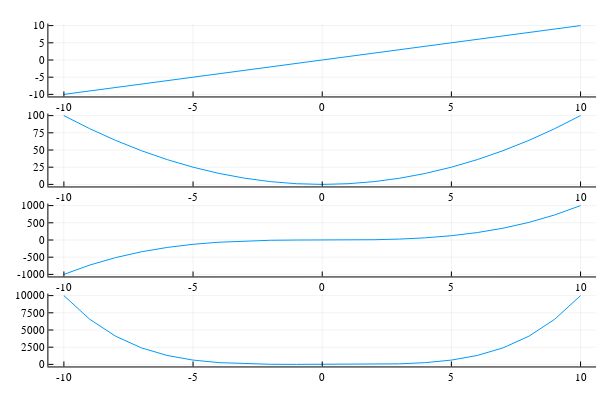

Write notebook code for a chart like this one.
### Code cell
plot(p1, p2, p3, p4, layout=(4,1), legend=false)

### Figure 1 — Plotly figure (JSON) as saved in the notebook; plotly's stock layout.template omitted (floating-point values rounded to 4 significant figures)
{"data": [{"colorbar": {"title": ""}, "legendgroup": "y1", "line": {"color": "rgba(0, 154, 250, 1.000)", "dash": "solid", "shape": "linear", "width": 1}, "mode": "lines", "name": "y1", "showlegend": true, "type": "scatter", "x": [-10, -9, -8, -7, -6, -5, -4, -3, -2, -1, 0, 1, 2, 3, 4, 5, 6, 7, 8, 9, 10], "xaxis": "x1", "y": [-10, -9, -8, -7, -6, -5, -4, -3, -2, -1, 0, 1, 2, 3, 4, 5, 6, 7, 8, 9, 10], "yaxis": "y1", "zmax": null, "zmin": null}, {"colorbar": {"title": ""}, "legendgroup": "y1", "line": {"color": "rgba(0, 154, 250, 1.000)", "dash": "solid", "shape": "linear", "width": 1}, "mode": "lines", "name": "y1", "showlegend": true, "type": "scatter", "x": [-10, -9, -8, -7, -6, -5, -4, -3, -2, -1, 0, 1, 2, 3, 4, 5, 6, 7, 8, 9, 10], "xaxis": "x2", "y": [100, 81, 64, 49, 36, 25, 16, 9, 4, 1, 0, 1, 4, 9, 16, 25, 36, 49, 64, 81, 100], "yaxis": "y2", "zmax": null, "zmin": null}, {"colorbar": {"title": ""}, "legendgroup": "y1", "line": {"color": "rgba(0, 154, 250, 1.000)", "dash": "solid", "shape": "linear", "width": 1}, "mode": "lines", "name": "y1", "showlegend": true, "type": "scatter", "x": [-10, -9, -8, -7, -6, -5, -4, -3, -2, -1, 0, 1, 2, 3, 4, 5, 6, 7, 8, 9, 10], "xaxis": "x3", "y": [-1000, -729, -512, -343, -216, -125, -64, -27, -8, -1, 0, 1, 8, 27, 64, 125, 216, 343, 512, 729, 1000], "yaxis": "y3", "zmax": null, "zmin": null}, {"colorbar": {"title": ""}, "legendgroup": "y1", "line": {"color": "rgba(0, 154, 250, 1.000)", "dash": "solid", "shape": "linear", "width": 1}, "mode": "lines", "name": "y1", "showlegend": true, "type": "scatter", "x": [-10, -9, -8, -7, -6, -5, -4, -3, -2, -1, 0, 1, 2, 3, 4, 5, 6, 7, 8, 9, 10], "xaxis": "x4", "y": [10000, 6561, 4096, 2401, 1296, 625, 256, 81, 16, 1, 0, 1, 16, 81, 256, 625, 1296, 2401, 4096, 6561, 10000], "yaxis": "y4", "zmax": null, "zmin": null}], "layout": {"annotations": [], "height": 400, "margin": {"b": 20, "l": 0, "r": 0, "t": 20}, "paper_bgcolor": "rgba(255, 255, 255, 1.000)", "plot_bgcolor": "rgba(255, 255, 255, 1.000)", "showlegend": false, "width": 600, "xaxis1": {"anchor": "y1", "domain": [0.08064, 0.9934], "gridcolor": "rgba(0, 0, 0, 0.100)", "gridwidth": 0.5, "linecolor": "rgba(0, 0, 0, 1.000)", "mirror": false, "range": [-10.6, 10.6], "showgrid": true, "showline": true, "showticklabels": true, "tickangle": 0, "tickcolor": "rgb(0, 0, 0)", "tickfont": {"color": "rgba(0, 0, 0, 1.000)", "family": "sans-serif", "size": 11}, "tickmode": "array", "ticks": "inside", "ticktext": ["-10", "-5", "0", "5", "10"], "tickvals": [-10, -5, 0, 5, 10], "title": "", "titlefont": {"color": "rgba(0, 0, 0, 1.000)", "family": "sans-serif", "size": 15}, "type": "-", "visible": true, "zeroline": false, "zerolinecolor": "rgba(0, 0, 0, 1.000)"}, "xaxis2": {"anchor": "y2", "domain": [0.08064, 0.9934], "gridcolor": "rgba(0, 0, 0, 0.100)", "gridwidth": 0.5, "linecolor": "rgba(0, 0, 0, 1.000)", "mirror": false, "range": [-10.6, 10.6], "showgrid": true, "showline": true, "showticklabels": true, "tickangle": 0, "tickcolor": "rgb(0, 0, 0)", "tickfont": {"color": "rgba(0, 0, 0, 1.000)", "family": "sans-serif", "size": 11}, "tickmode": "array", "ticks": "inside", "ticktext": ["-10", "-5", "0", "5", "10"], "tickvals": [-10, -5, 0, 5, 10], "title": "", "titlefont": {"color": "rgba(0, 0, 0, 1.000)", "family": "sans-serif", "size": 15}, "type": "-", "visible": true, "zeroline": false, "zerolinecolor": "rgba(0, 0, 0, 1.000)"}, "xaxis3": {"anchor": "y3", "domain": [0.08064, 0.9934], "gridcolor": "rgba(0, 0, 0, 0.100)", "gridwidth": 0.5, "linecolor": "rgba(0, 0, 0, 1.000)", "mirror": false, "range": [-10.6, 10.6], "showgrid": true, "showline": true, "showticklabels": true, "tickangle": 0, "tickcolor": "rgb(0, 0, 0)", "tickfont": {"color": "rgba(0, 0, 0, 1.000)", "family": "sans-serif", "size": 11}, "tickmode": "array", "ticks": "inside", "ticktext": ["-10", "-5", "0", "5", "10"], "tickvals": [-10, -5, 0, 5, 10], "title": "", "titlefont": {"color": "rgba(0, 0, 0, 1.000)", "family": "sans-serif", "size": 15}, "type": "-", "visible": true, "zeroline": false, "zerolinecolor": "rgba(0, 0, 0, 1.000)"}, "xaxis4": {"anchor": "y4", "domain": [0.08064, 0.9934], "gridcolor": "rgba(0, 0, 0, 0.100)", "gridwidth": 0.5, "linecolor": "rgba(0, 0, 0, 1.000)", "mirror": false, "range": [-10.6, 10.6], "showgrid": true, "showline": true, "showticklabels": true, "tickangle": 0, "tickcolor": "rgb(0, 0, 0)", "tickfont": {"color": "rgba(0, 0, 0, 1.000)", "family": "sans-serif", "size": 11}, "tickmode": "array", "ticks": "inside", "ticktext": ["-10", "-5", "0", "5", "10"], "tickvals": [-10, -5, 0, 5, 10], "title": "", "titlefont": {"color": "rgba(0, 0, 0, 1.000)", "family": "sans-serif", "size": 15}, "type": "-", "visible": true, "zeroline": false, "zerolinecolor": "rgba(0, 0, 0, 1.000)"}, "yaxis1": {"anchor": "x1", "domain": [0.7876, 0.9902], "gridcolor": "rgba(0, 0, 0, 0.100)", "gridwidth": 0.5, "linecolor": "rgba(0, 0, 0, 1.000)", "mirror": false, "range": [-10.6, 10.6], "showgrid": true, "showline": true, "showticklabels": true, "tickangle": 0, "tickcolor": "rgb(0, 0, 0)", "tickfont": {"color": "rgba(0, 0, 0, 1.000)", "family": "sans-serif", "size": 11}, "tickmode": "array", "ticks": "inside", "ticktext": ["-10", "-5", "0", "5", "10"], "tickvals": [-10, -5, 0, 5, 10], "title": "", "titlefont": {"color": "rgba(0, 0, 0, 1.000)", "family": "sans-serif", "size": 15}, "type": "-", "visible": true, "zeroline": false, "zerolinecolor": "rgba(0, 0, 0, 1.000)"}, "yaxis2": {"anchor": "x2", "domain": [0.5376, 0.7402], "gridcolor": "rgba(0, 0, 0, 0.100)", "gridwidth": 0.5, "linecolor": "rgba(0, 0, 0, 1.000)", "mirror": false, "range": [-3, 103], "showgrid": true, "showline": true, "showticklabels": true, "tickangle": 0, "tickcolor": "rgb(0, 0, 0)", "tickfont": {"color": "rgba(0, 0, 0, 1.000)", "family": "sans-serif", "size": 11}, "tickmode": "array", "ticks": "inside", "ticktext": ["0", "25", "50", "75", "100"], "tickvals": [0, 25, 50, 75, 100], "title": "", "titlefont": {"color": "rgba(0, 0, 0, 1.000)", "family": "sans-serif", "size": 15}, "type": "-", "visible": true, "zeroline": false, "zerolinecolor": "rgba(0, 0, 0, 1.000)"}, "yaxis3": {"anchor": "x3", "domain": [0.2876, 0.4902], "gridcolor": "rgba(0, 0, 0, 0.100)", "gridwidth": 0.5, "linecolor": "rgba(0, 0, 0, 1.000)", "mirror": false, "range": [-1060, 1060], "showgrid": true, "showline": true, "showticklabels": true, "tickangle": 0, "tickcolor": "rgb(0, 0, 0)", "tickfont": {"color": "rgba(0, 0, 0, 1.000)", "family": "sans-serif", "size": 11}, "tickmode": "array", "ticks": "inside", "ticktext": ["-1000", "-500", "0", "500", "1000"], "tickvals": [-1000, -500, 0, 500, 1000], "title": "", "titlefont": {"color": "rgba(0, 0, 0, 1.000)", "family": "sans-serif", "size": 15}, "type": "-", "visible": true, "zeroline": false, "zerolinecolor": "rgba(0, 0, 0, 1.000)"}, "yaxis4": {"anchor": "x4", "domain": [0.03762, 0.2402], "gridcolor": "rgba(0, 0, 0, 0.100)", "gridwidth": 0.5, "linecolor": "rgba(0, 0, 0, 1.000)", "mirror": false, "range": [-300, 10300], "showgrid": true, "showline": true, "showticklabels": true, "tickangle": 0, "tickcolor": "rgb(0, 0, 0)", "tickfont": {"color": "rgba(0, 0, 0, 1.000)", "family": "sans-serif", "size": 11}, "tickmode": "array", "ticks": "inside", "ticktext": ["0", "2500", "5000", "7500", "10000"], "tickvals": [0, 2500, 5000, 7500, 10000], "title": "", "titlefont": {"color": "rgba(0, 0, 0, 1.000)", "family": "sans-serif", "size": 15}, "type": "-", "visible": true, "zeroline": false, "zerolinecolor": "rgba(0, 0, 0, 1.000)"}}}
